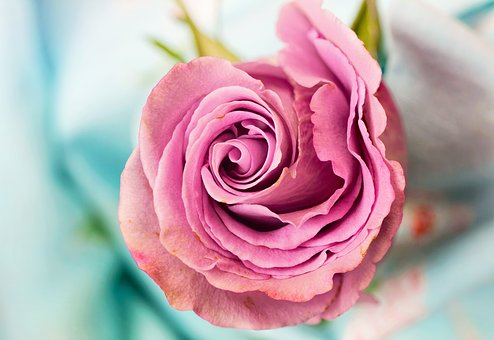
#> input picture Images/3.jpg, 494 x 340 px, found by its file name
$ python '4)Cropping-Image.py'
#> lines starting #> are read from the running program, lines starting #| are printed output that depends on the picture
import cv2
import numpy as np
import os

#CHECK FOR BEST RESIZING METHODS FROM TUTORIAL 22
def main():
    img = cv2.imread("C:/Users/PM_br/PycharmProjects/Python-Tutorials/Python_Opencv-Tutorials-Examples/Images/3.jpg")
#> img is the input picture: shape (340, 494, 3); mean B, G, R 171.8, 163.1, 190.2
    height,width = img.shape[:2]
#> height = 340; width = 494

    cropped_image = img[20:100,30:300] #cropped image
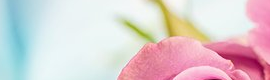
#> cropped_image: shape (80, 270, 3); mean B, G, R 209.1, 205.5, 220.8

    cv2.imshow('Cropped-Image', cropped_image)
    cv2.imshow('Original-Image', img)
    cv2.waitKey()
    cv2.destroyAllWindows()

if __name__ == '__main__':
    main()

$ run again, with Images/10.jpg copied over Images/3.jpg
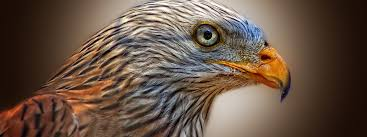
#> input picture Images/10.jpg, 367 x 137 px, found by its file name
#> in main, img is the input picture: shape (137, 367, 3); mean B, G, R 69.2, 83.4, 103.5
#> in main, `cropped_image = img[20:100,30:300]`:
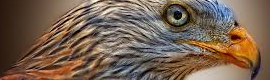
#> cropped_image: shape (80, 270, 3); mean B, G, R 80.9, 98, 119.3

$ run again, with Images/11.jpg copied over Images/3.jpg
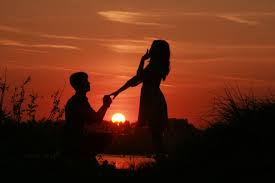
#> input picture Images/11.jpg, 275 x 183 px, found by its file name
#> in main, img is the input picture: shape (183, 275, 3); mean B, G, R 22.2, 43.1, 96.4
#> in main, `cropped_image = img[20:100,30:300]`:
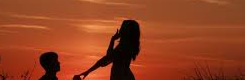
#> cropped_image: shape (80, 245, 3); mean B, G, R 33.1, 65.2, 148.3

$ run again, with Images/12.jpg copied over Images/3.jpg
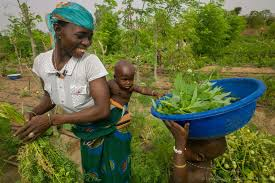
#> input picture Images/12.jpg, 275 x 183 px, found by its file name
#> in main, img is the input picture: shape (183, 275, 3); mean B, G, R 60.7, 105, 96.7
#> in main, `cropped_image = img[20:100,30:300]`:
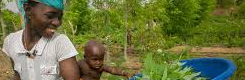
#> cropped_image: shape (80, 245, 3); mean B, G, R 63.7, 114.8, 107.8
